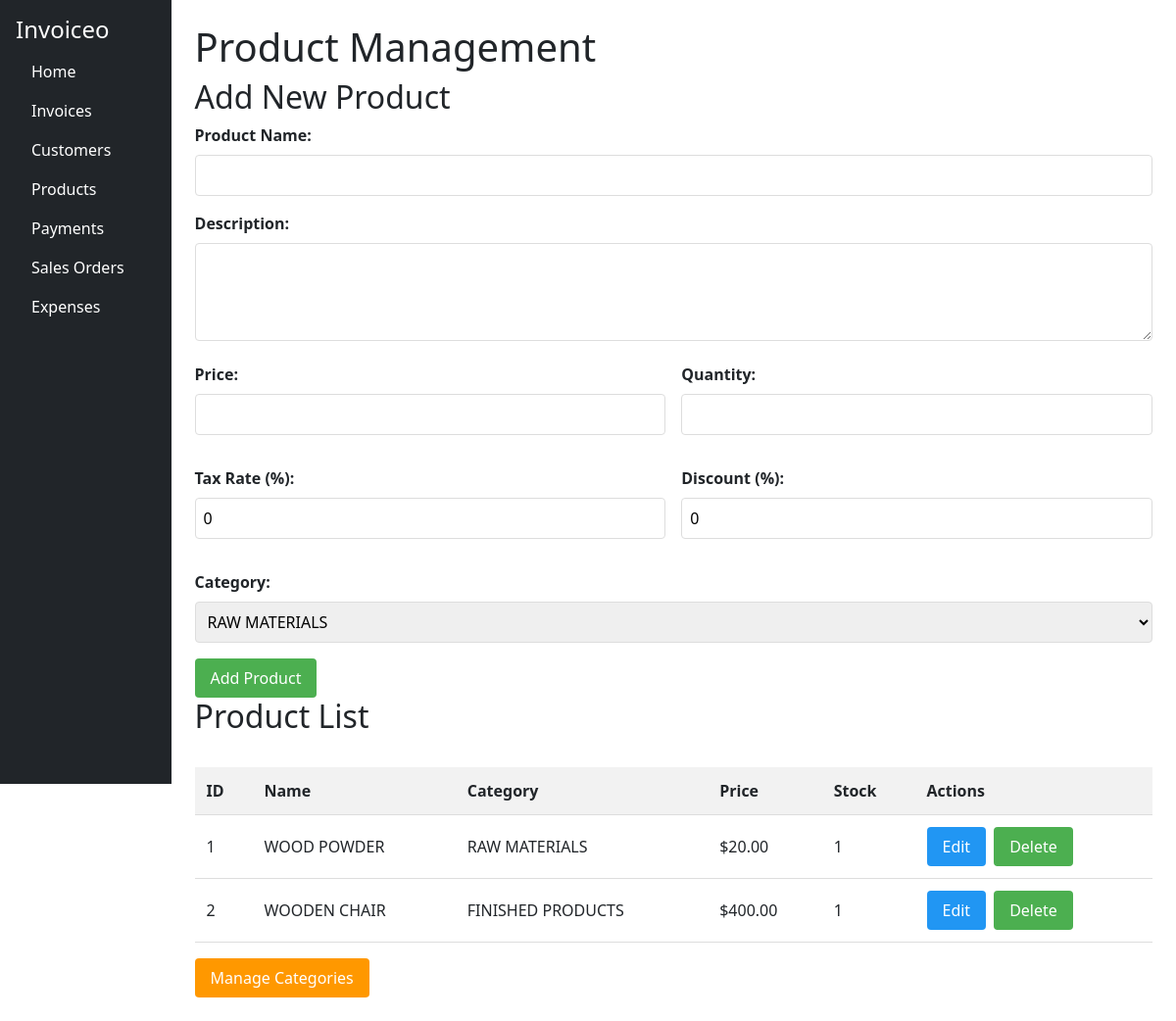
Page /products on the committed database.
### app.py (models this page shows)
class Product(db.Model):
    id = db.Column(db.Integer, primary_key=True)
    name = db.Column(db.String(100))
    description = db.Column(db.String(300))
    price = db.Column(db.Float)
    quantity = db.Column(db.Integer)
    tax_rate = db.Column(db.Float)
    discount = db.Column(db.Float)
    category_id = db.Column(db.Integer, db.ForeignKey('category.id'))
    created_at = db.Column(db.DateTime, default=datetime.utcnow)

class Category(db.Model):
    id = db.Column(db.Integer, primary_key=True)
    name = db.Column(db.String(100), unique=True)
    description = db.Column(db.String(300))
    products = db.relationship('Product', backref='category')

### app.py (the view)
@app.route('/products')
def products():
    all_products = Product.query.all()
    all_categories = Category.query.all()
    return render_template('products.html', products=all_products, categories=all_categories)

### templates/products.html
{% extends 'base.html' %}
{% block content %}
<h1>Product Management</h1>
<link rel="stylesheet" href="{{ url_for('static', filename='products.css') }}">
<h2>Add New Product</h2>
<form method="POST" action="/add_product">
    <div class="form-group">
        <label for="name">Product Name:</label>
        <input type="text" id="name" name="name" required>
    </div>
    <div class="form-group">
        <label for="description">Description:</label>
        <textarea id="description" name="description"></textarea>
    </div>
    <div class="form-row">
        <div class="form-group">
            <label for="price">Price:</label>
            <input type="number" step="0.01" id="price" name="price" required>
        </div>
        <div class="form-group">
            <label for="quantity">Quantity:</label>
            <input type="number" id="quantity" name="quantity" required>
        </div>
    </div>
    <div class="form-row">
        <div class="form-group">
            <label for="tax_rate">Tax Rate (%):</label>
            <input type="number" step="0.1" id="tax_rate" name="tax_rate" value="0">
        </div>
        <div class="form-group">
            <label for="discount">Discount (%):</label>
            <input type="number" step="0.1" id="discount" name="discount" value="0">
        </div>
    </div>
    <div class="form-group">
        <label for="category_id">Category:</label>
        <select id="category_id" name="category_id" required>
            {% for category in categories %}
            <option value="{{ category.id }}">{{ category.name }}</option>
            {% endfor %}
        </select>
    </div>
    <button type="submit">Add Product</button>
</form>
<h2>Product List</h2>
<table>
    <thead>
        <tr>
            <th>ID</th>
            <th>Name</th>
            <th>Category</th>
            <th>Price</th>
            <th>Stock</th>
            <th>Actions</th>
        </tr>
    </thead>
    <tbody>
        {% for product in products %}
        <tr>
            <td>{{ product.id }}</td>
            <td>{{ product.name }}</td>
            <td>{{ product.category.name }}</td>
            <td>${{ "%.2f"|format(product.price) }}</td>
            <td>{{ product.quantity }}</td>
            <td class="actions">
                <a href="{{ url_for('edit_product', id=product.id) }}" class="btn-edit">Edit</a>
                <form action="{{ url_for('delete_product', id=product.id) }}" method="POST">
                    <button type="submit" class="btn-delete" onclick="return confirm('Delete this product?')">Delete</button>
                </form>
            </td>
        </tr>
        {% endfor %}
    </tbody>
</table>
<a href="{{ url_for('categories') }}" class="btn-categories">Manage Categories</a>
{% endblock %}

### static/products.css (style rules this page uses)
.form-group { margin-bottom: 1rem; }
.form-row { display: flex; gap: 1rem; margin-bottom: 1rem; }
.form-row .form-group { flex: 1; }
label { display: block; margin-bottom: 0.5rem; font-weight: 600; }
input[type="text"], input[type="number"], select, textarea { width: 100%; padding: 0.5rem; border: 1px solid #ddd; border-radius: 4px; font-size: 1rem; }
textarea { min-height: 100px; resize: vertical; }
button { padding: 0.5rem 1rem; border: none; border-radius: 4px; cursor: pointer; font-size: 1rem; transition: background-color 0.3s; }
button[type="submit"] { background-color: #4CAF50; color: white; }
table { width: 100%; border-collapse: collapse; margin-top: 2rem; }
th, td { padding: 0.75rem; text-align: left; border-bottom: 1px solid #ddd; }
th { background-color: #f2f2f2; font-weight: 600; }
.actions { display: flex; gap: 0.5rem; }
.btn-edit { background-color: #2196F3; color: white; text-decoration: none; padding: 0.5rem 1rem; border-radius: 4px; }
.btn-delete { background-color: #f44336; color: white; }
.btn-categories { display: inline-block; margin-top: 1rem; padding: 0.5rem 1rem; background-color: #ff9800; color: white; text-decoration: none; border-radius: 4px; }

### rows in the picture
Product: id "1", name "WOOD POWDER", category.name "RAW MATERIALS", price "20.00", quantity "1"
Product: id "2", name "WOODEN CHAIR", category.name "FINISHED PRODUCTS", price "400.00", quantity "1"

### other values in the picture
form field category_id "RAW MATERIALS"
